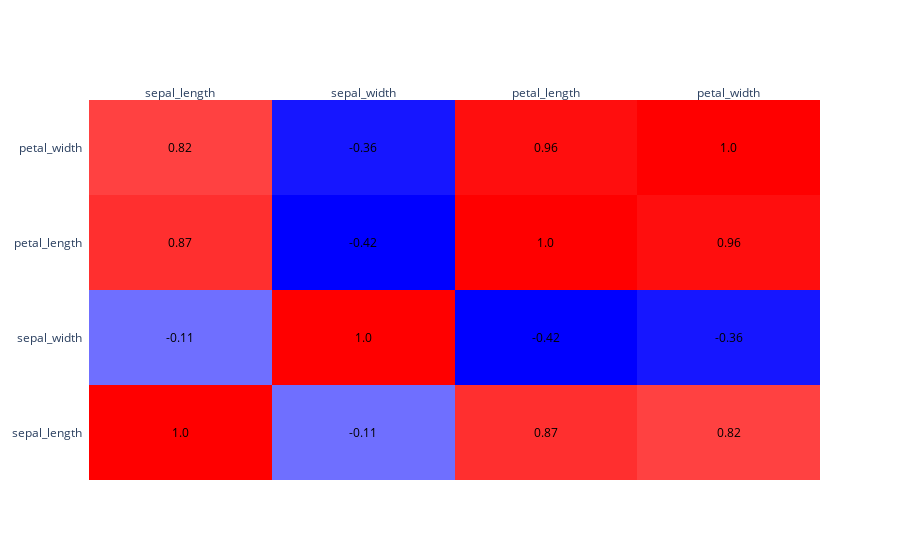

Notebook cell for this chart:
### Code cell
import plotly.figure_factory as ff

fig = ff.create_annotated_heatmap(C.values, x=labels, y=labels,
                                 colorscale=["blue", "white", "red"])
fig.show()

### Figure 1 — Plotly figure (JSON) as saved in the notebook; plotly's stock layout.template omitted (floating-point values rounded to 4 significant figures)
{"data": [{"colorscale": [[0, "blue"], [0.5, "white"], [1, "red"]], "reversescale": false, "showscale": false, "type": "heatmap", "x": ["sepal_length", "sepal_width", "petal_length", "petal_width"], "y": ["sepal_length", "sepal_width", "petal_length", "petal_width"], "z": [[1, -0.11, 0.87, 0.82], [-0.11, 1, -0.42, -0.36], [0.87, -0.42, 1, 0.96], [0.82, -0.36, 0.96, 1]]}], "layout": {"annotations": [{"font": {"color": "#000000"}, "showarrow": false, "text": "1.0", "x": "sepal_length", "xref": "x", "y": "sepal_length", "yref": "y"}, {"font": {"color": "#000000"}, "showarrow": false, "text": "-0.11", "x": "sepal_width", "xref": "x", "y": "sepal_length", "yref": "y"}, {"font": {"color": "#000000"}, "showarrow": false, "text": "0.87", "x": "petal_length", "xref": "x", "y": "sepal_length", "yref": "y"}, {"font": {"color": "#000000"}, "showarrow": false, "text": "0.82", "x": "petal_width", "xref": "x", "y": "sepal_length", "yref": "y"}, {"font": {"color": "#000000"}, "showarrow": false, "text": "-0.11", "x": "sepal_length", "xref": "x", "y": "sepal_width", "yref": "y"}, {"font": {"color": "#000000"}, "showarrow": false, "text": "1.0", "x": "sepal_width", "xref": "x", "y": "sepal_width", "yref": "y"}, {"font": {"color": "#000000"}, "showarrow": false, "text": "-0.42", "x": "petal_length", "xref": "x", "y": "sepal_width", "yref": "y"}, {"font": {"color": "#000000"}, "showarrow": false, "text": "-0.36", "x": "petal_width", "xref": "x", "y": "sepal_width", "yref": "y"}, {"font": {"color": "#000000"}, "showarrow": false, "text": "0.87", "x": "sepal_length", "xref": "x", "y": "petal_length", "yref": "y"}, {"font": {"color": "#000000"}, "showarrow": false, "text": "-0.42", "x": "sepal_width", "xref": "x", "y": "petal_length", "yref": "y"}, {"font": {"color": "#000000"}, "showarrow": false, "text": "1.0", "x": "petal_length", "xref": "x", "y": "petal_length", "yref": "y"}, {"font": {"color": "#000000"}, "showarrow": false, "text": "0.96", "x": "petal_width", "xref": "x", "y": "petal_length", "yref": "y"}, {"font": {"color": "#000000"}, "showarrow": false, "text": "0.82", "x": "sepal_length", "xref": "x", "y": "petal_width", "yref": "y"}, {"font": {"color": "#000000"}, "showarrow": false, "text": "-0.36", "x": "sepal_width", "xref": "x", "y": "petal_width", "yref": "y"}, {"font": {"color": "#000000"}, "showarrow": false, "text": "0.96", "x": "petal_length", "xref": "x", "y": "petal_width", "yref": "y"}, {"font": {"color": "#000000"}, "showarrow": false, "text": "1.0", "x": "petal_width", "xref": "x", "y": "petal_width", "yref": "y"}], "xaxis": {"dtick": 1, "gridcolor": "rgb(0, 0, 0)", "side": "top", "ticks": ""}, "yaxis": {"dtick": 1, "ticks": "", "ticksuffix": "  "}}}
